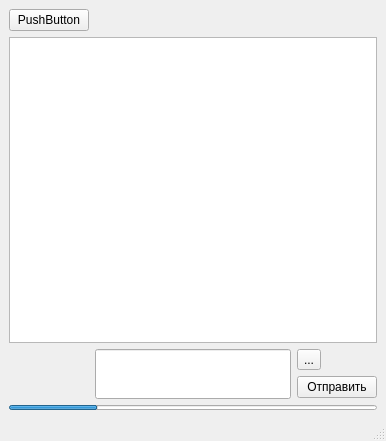
<?xml version="1.0" encoding="UTF-8"?>
<ui version="4.0">
 <class>MainWindow</class>
 <widget class="QMainWindow" name="MainWindow">
  <property name="geometry">
   <rect>
    <x>0</x>
    <y>0</y>
    <width>386</width>
    <height>441</height>
   </rect>
  </property>
  <property name="windowTitle">
   <string>MainWindow</string>
  </property>
  <widget class="QWidget" name="centralwidget">
   <layout class="QGridLayout" name="gridLayout">
    <item row="1" column="0" colspan="3">
     <widget class="QPlainTextEdit" name="plainTextEdit">
      <property name="minimumSize">
       <size>
        <width>0</width>
        <height>0</height>
       </size>
      </property>
      <property name="baseSize">
       <size>
        <width>0</width>
        <height>0</height>
       </size>
      </property>
     </widget>
    </item>
    <item row="0" column="0">
     <widget class="QPushButton" name="pushButton">
      <property name="text">
       <string>PushButton</string>
      </property>
     </widget>
    </item>
    <item row="2" column="2">
     <widget class="QToolButton" name="toolButton">
      <property name="contextMenuPolicy">
       <enum>Qt::NoContextMenu</enum>
      </property>
      <property name="text">
       <string>...</string>
      </property>
     </widget>
    </item>
    <item row="3" column="2">
     <widget class="QPushButton" name="pushButton_2">
      <property name="text">
       <string>Отправить</string>
      </property>
     </widget>
    </item>
    <item row="2" column="1" rowspan="2">
     <widget class="QLineEdit" name="lineEdit">
      <property name="minimumSize">
       <size>
        <width>0</width>
        <height>50</height>
       </size>
      </property>
     </widget>
    </item>
    <item row="4" column="0" colspan="3">
     <widget class="QProgressBar" name="progressBar">
      <property name="maximumSize">
       <size>
        <width>16777215</width>
        <height>5</height>
       </size>
      </property>
      <property name="value">
       <number>24</number>
      </property>
      <property name="alignment">
       <set>Qt::AlignCenter</set>
      </property>
      <property name="textVisible">
       <bool>false</bool>
      </property>
      <property name="invertedAppearance">
       <bool>false</bool>
      </property>
      <property name="textDirection">
       <enum>QProgressBar::TopToBottom</enum>
      </property>
     </widget>
    </item>
   </layout>
  </widget>
  <widget class="QStatusBar" name="statusbar"/>
 </widget>
 <resources/>
 <connections/>
</ui>
